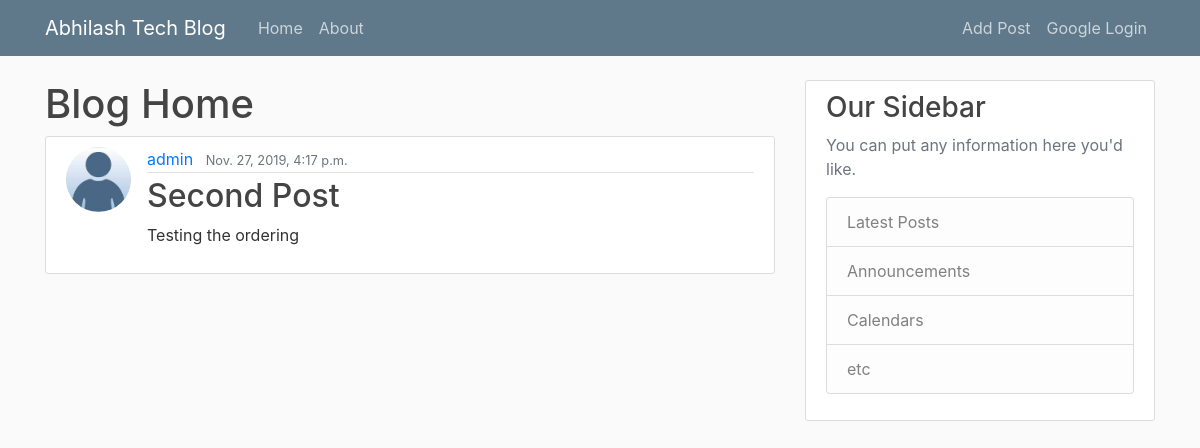
Screenshot of /post/3/ with the database file from the repository.
### blogApp/models.py (models this page shows, shortened)
class Post(models.Model):
    title = models.CharField(max_length=100)
    content = models.TextField()
    date_posted = models.DateTimeField(default=timezone.now)
    author = models.ForeignKey(User, on_delete=models.CASCADE)

### user/models.py (models this page shows, shortened)
class Profile(models.Model):
    user = models.OneToOneField(User, on_delete=models.CASCADE)
    image = models.ImageField(default='default.jpg', upload_to='profile_pics')

### blogApp/views.py (the view)
# urls.py: path('post/<int:pk>/', PostDetailView.as_view(), name='post-detail'),
class PostDetailView(DetailView):
    model = Post

### templates/blogApp/post_detail.html (shortened to what this page needs)
{% extends "blogApp/base.html" %}
{% block content %}
  <h1>Blog Home</h1>
    <article class="media content-section">
    <img class="rounded-circle article-img" src="{{ object.author.profile.image.url }}">
    <div class="media-body">
    <div class="article-metadata">
    <a class="mr-2" href="{% url 'user-posts' post.author.username %}">{{ object.author }}</a>
    <small class="text-muted">{{ object.date_posted }}</small>
    </div>
    <h2 class="article-title">{{ object.title }}</h2>
    <p class="article-content">{{ object.content }}</p>
    </div>
    </article>
{% endblock content%}

### static/css/blogApp/main.css (style rules this page uses)
body { background: #fafafa; color: #333333; margin-top: 5rem; }
h1, h2, h3, h4, h5, h6 { color: #444444; }
.content-section { background: #ffffff; padding: 10px 20px; border: 1px solid #dddddd; border-radius: 3px; margin-bottom: 20px; }
.article-title { color: #444444; }
.article-content { white-space: pre-line; }
.article-img { height: 65px; width: 65px; margin-right: 16px; }
.article-metadata { padding-bottom: 1px; margin-bottom: 4px; border-bottom: 1px solid #e3e3e3 }

### rows the page displays
Post: author.profile.image (placeholder picture), author "admin", date_posted "Nov. 27, 2019, 4:17 p.m.", title "Second Post", content "Testing the ordering"
